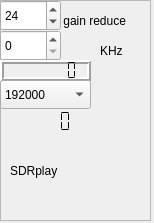
<?xml version="1.0" encoding="UTF-8"?>
<ui version="4.0">
 <class>Form</class>
 <widget class="QWidget" name="Form">
  <property name="geometry">
   <rect>
    <x>0</x>
    <y>0</y>
    <width>154</width>
    <height>223</height>
   </rect>
  </property>
  <property name="windowTitle">
   <string>Form</string>
  </property>
  <widget class="QFrame" name="frame">
   <property name="geometry">
    <rect>
     <x>0</x>
     <y>0</y>
     <width>151</width>
     <height>221</height>
    </rect>
   </property>
   <property name="frameShape">
    <enum>QFrame::StyledPanel</enum>
   </property>
   <property name="frameShadow">
    <enum>QFrame::Raised</enum>
   </property>
   <widget class="QLCDNumber" name="rateDisplay">
    <property name="geometry">
     <rect>
      <x>0</x>
      <y>60</y>
      <width>91</width>
      <height>21</height>
     </rect>
    </property>
    <property name="lineWidth">
     <number>2</number>
    </property>
    <property name="digitCount">
     <number>7</number>
    </property>
    <property name="segmentStyle">
     <enum>QLCDNumber::Flat</enum>
    </property>
   </widget>
   <widget class="QLabel" name="label">
    <property name="geometry">
     <rect>
      <x>10</x>
      <y>160</y>
      <width>67</width>
      <height>21</height>
     </rect>
    </property>
    <property name="text">
     <string>SDRplay</string>
    </property>
   </widget>
   <widget class="QSpinBox" name="externalGain">
    <property name="geometry">
     <rect>
      <x>0</x>
      <y>0</y>
      <width>61</width>
      <height>31</height>
     </rect>
    </property>
    <property name="maximum">
     <number>103</number>
    </property>
    <property name="value">
     <number>24</number>
    </property>
   </widget>
   <widget class="QSpinBox" name="khzOffset">
    <property name="geometry">
     <rect>
      <x>0</x>
      <y>30</y>
      <width>61</width>
      <height>31</height>
     </rect>
    </property>
    <property name="maximum">
     <number>1000000</number>
    </property>
   </widget>
   <widget class="QLabel" name="label_3">
    <property name="geometry">
     <rect>
      <x>100</x>
      <y>40</y>
      <width>41</width>
      <height>21</height>
     </rect>
    </property>
    <property name="text">
     <string>KHz</string>
    </property>
   </widget>
   <widget class="QLabel" name="label_5">
    <property name="geometry">
     <rect>
      <x>60</x>
      <y>10</y>
      <width>91</width>
      <height>21</height>
     </rect>
    </property>
    <property name="text">
     <string> gain reduce</string>
    </property>
   </widget>
   <widget class="QLabel" name="statusLabel">
    <property name="geometry">
     <rect>
      <x>10</x>
      <y>190</y>
      <width>121</width>
      <height>21</height>
     </rect>
    </property>
    <property name="text">
     <string/>
    </property>
   </widget>
   <widget class="QComboBox" name="rateSelector">
    <property name="geometry">
     <rect>
      <x>0</x>
      <y>80</y>
      <width>91</width>
      <height>29</height>
     </rect>
    </property>
    <item>
     <property name="text">
      <string>192000</string>
     </property>
    </item>
    <item>
     <property name="text">
      <string>48000</string>
     </property>
    </item>
    <item>
     <property name="text">
      <string>96000</string>
     </property>
    </item>
    <item>
     <property name="text">
      <string>256000</string>
     </property>
    </item>
    <item>
     <property name="text">
      <string>384000</string>
     </property>
    </item>
    <item>
     <property name="text">
      <string>512000</string>
     </property>
    </item>
    <item>
     <property name="text">
      <string>768000</string>
     </property>
    </item>
    <item>
     <property name="text">
      <string>New Item</string>
     </property>
    </item>
   </widget>
   <widget class="QLCDNumber" name="api_version">
    <property name="geometry">
     <rect>
      <x>0</x>
      <y>110</y>
      <width>91</width>
      <height>23</height>
     </rect>
    </property>
    <property name="lineWidth">
     <number>0</number>
    </property>
    <property name="segmentStyle">
     <enum>QLCDNumber::Flat</enum>
    </property>
   </widget>
  </widget>
 </widget>
 <resources/>
 <connections/>
</ui>
